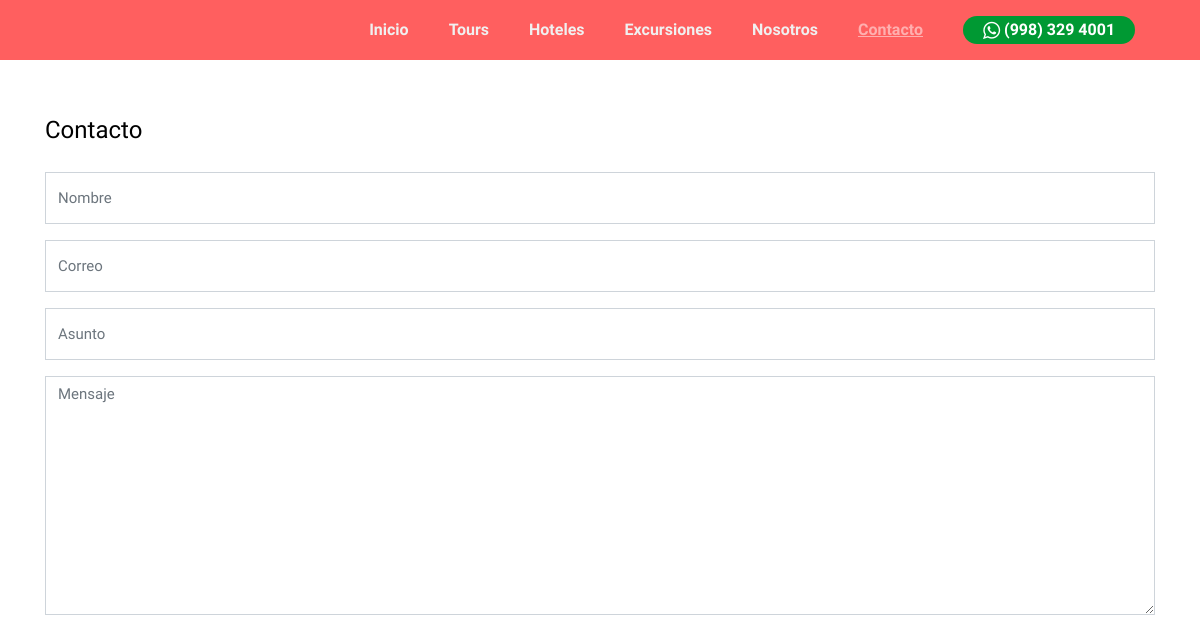
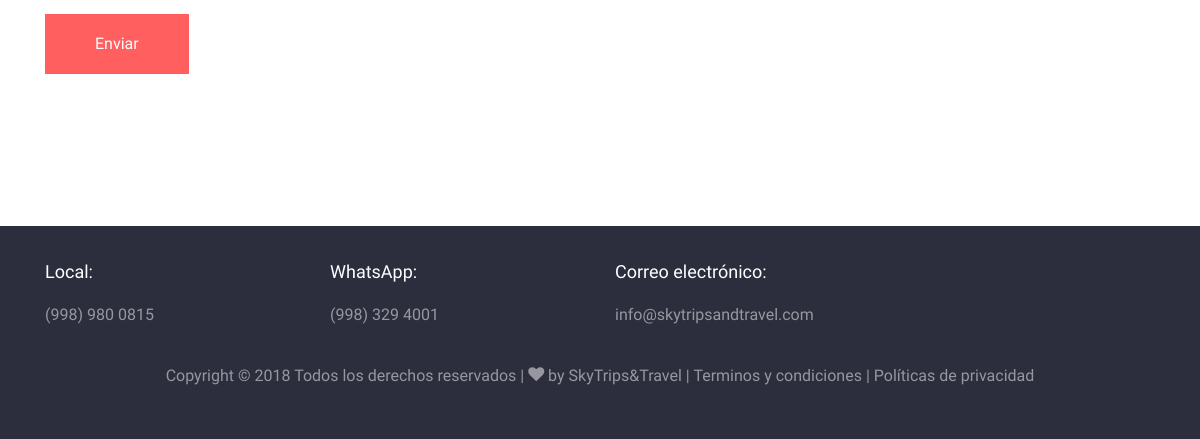
Page /contact/ on the earlier database version (2 pictures, top to bottom).
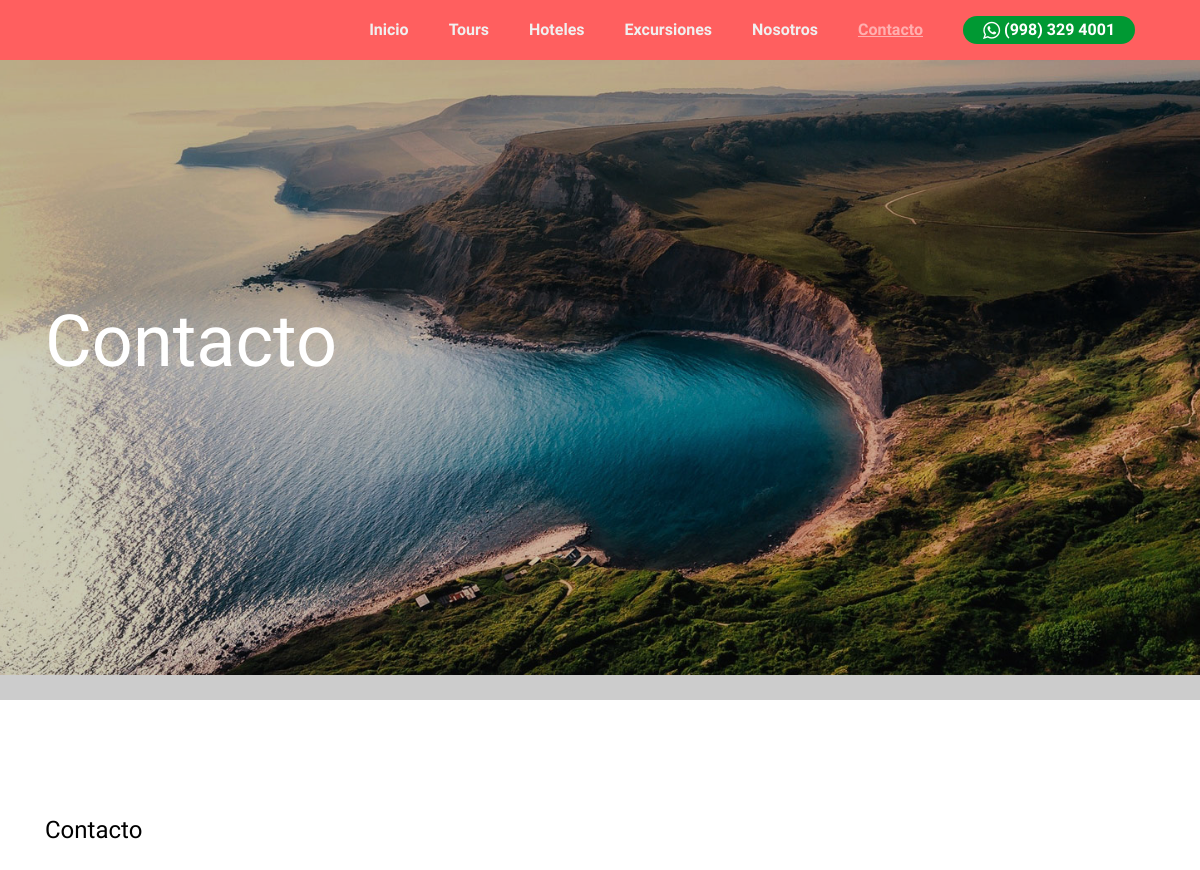
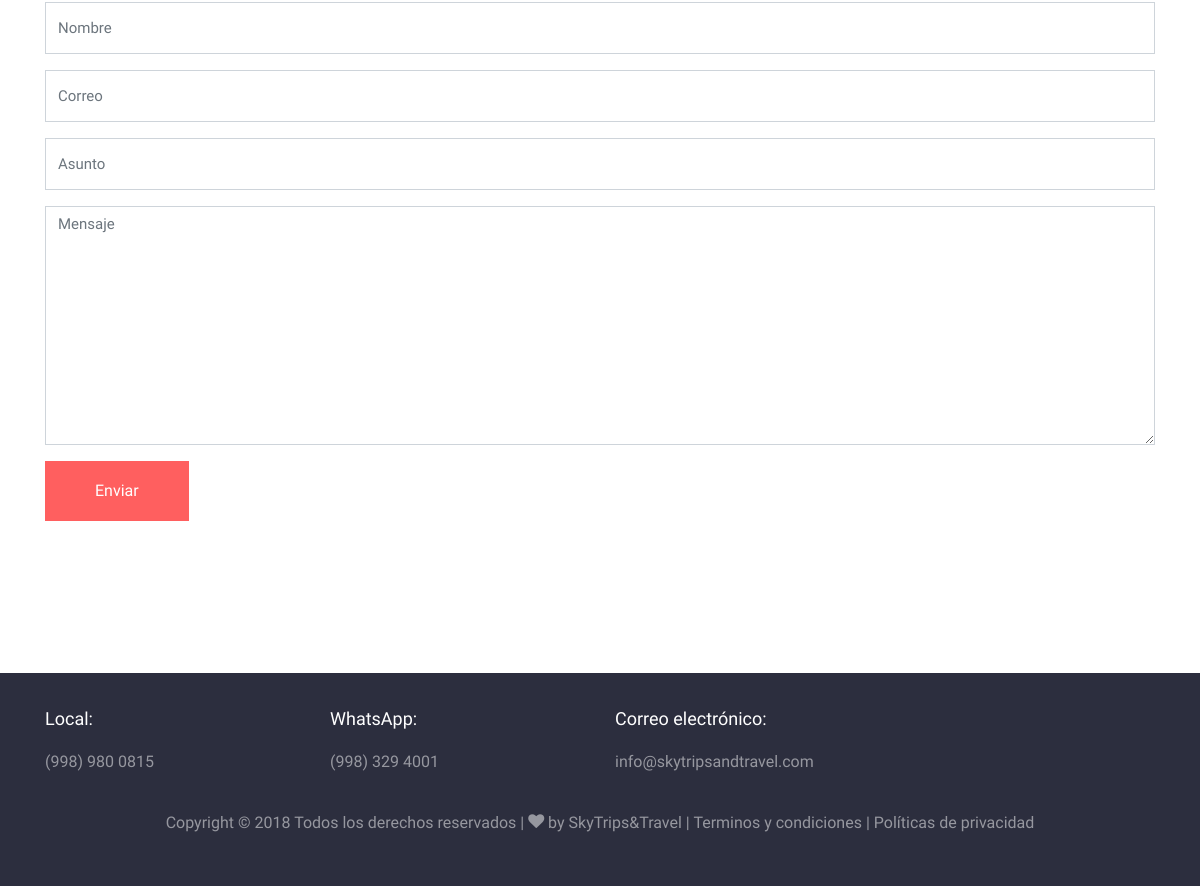
Same page on the later database version (2 pictures, top to bottom).
### contacto/models.py (models this page shows, shortened)
class contacto_banner(models.Model):
    descripcion = models.TextField()
    imagen = models.ImageField(verbose_name="Imagen", upload_to="contacto/banners")
    creacion = models.DateTimeField(auto_now_add=True, verbose_name="Fecha de creación")
    actualizacion = models.DateTimeField(auto_now=True, verbose_name="Fecha de actualizacion")
    class Meta:
        verbose_name = 'contacto_banners'
        verbose_name_plural = 'contacto_banners'
        ordering = ['-creacion']

### contacto/views.py (the view, shortened to what this page needs)
# urls.py: path('', contacto_views.contacto, name="contact"),
def contacto(request):
    contact_form = ContactForm()
    contacto_banners = contacto_banner.objects.all()
    return render(request, "contacto/contact.html", {'contacto_banners': contacto_banners, 'form':contact_form})

### contacto/forms.py
class ContactForm(forms.Form):
    name = forms.CharField(label="Nombre", required=True, widget=forms.TextInput(
        attrs = {'type':"text", 'class':"form-control", 'placeholder':"Nombre"}
    ))
    email = forms.EmailField(label="Correo", required=True, widget=forms.EmailInput(
        attrs = {'type':"email", 'class':"form-control", 'placeholder':"Correo"}
    ))
    asunto = forms.CharField(label="Asunto", required=True, widget=forms.TextInput(
        attrs = {'type':"text", 'class':"form-control", 'placeholder':"Asunto"}
    ))
    content = forms.CharField(label="Mensaje", required=True, widget=forms.Textarea(
        attrs = {'type':"text", 'class':"form-control", 'placeholder':"Mensaje"}
    ))

### contacto/templates/contacto/contact.html (shortened to what this page needs)
{% extends 'core/base.html' %}
{% load static %}
{% block slides %}
  {% for contacto_banner in contacto_banners %}
    <div class="slider-item" style="background-image: url({{contacto_banner.imagen.url}});" data-stellar-background-ratio="0.5">
        <div class="overlay"></div>
        <div class="container">
          <div class="row slider-text align-items-center">
            <div class="col-md-7 col-sm-12 ftco-animate">
              <h1 class="mb-3">{{contacto_banner.descripcion}}</h1>
            </div>
          </div>
        </div>
    </div>
  {% endfor %}
{% endblock %}
{% block  content %}
<section class="ftco-section contact-section">
        <div class="container">
          <div class="row block-9 mb-4">
            <div class="col-md-12">
              <h2 class="h4 mb-4">Contacto</h2>
              <form action="" method="POST">
                <div class="form-group">
                  {{form.name}}
                </div>
                <div class="form-group">
                  {{form.email}}
                </div>
                <div class="form-group">
                  {{form.asunto}}
                </div>
                <div class="form-group">
                  {{form.content}}
                </div>
                <div class="form-group">
                  <input type="submit" value="Enviar" class="btn btn-primary py-3 px-5">
                </div>
              </form>
            </div>
          </div>
        </div>
      </section>
{% endblock %}

Differences in the rows shown:
added contacto_banner: imagen (picture), descripcion "Contacto"
